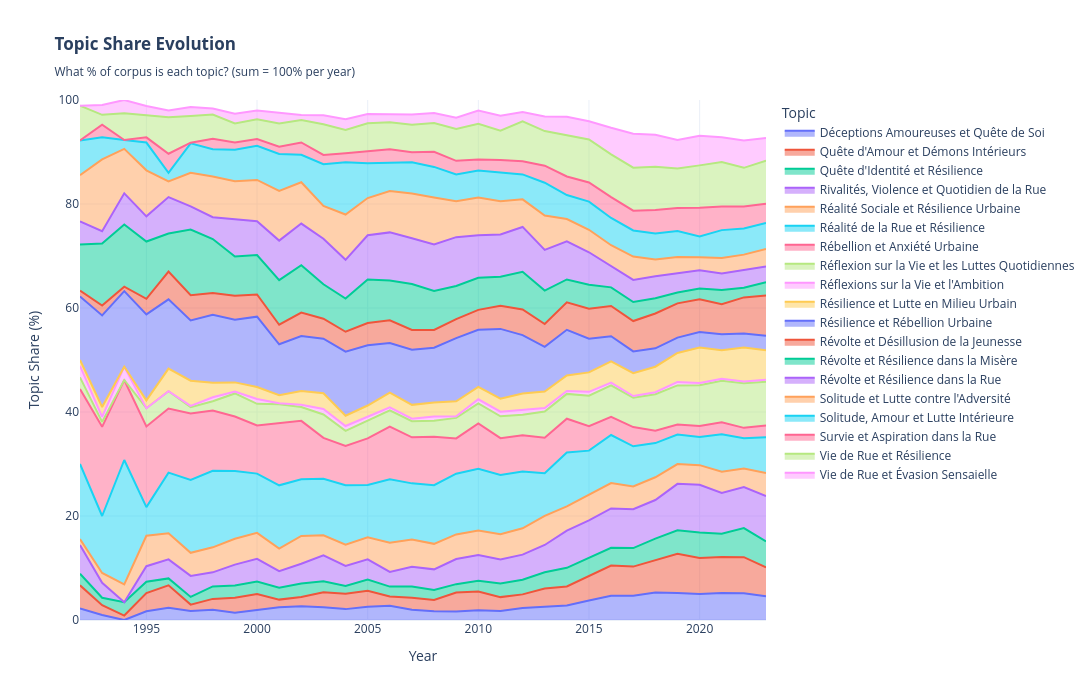

The code cell stored with this chart in its notebook:
### Code cell
# ============ VIZ 9: STACKED AREA - TOPIC SHARE % ============
# Get raw counts per (year, topic)
topic_year = temporal_df.groupby(['Year', 'Label'])['Count'].sum().reset_index()

# Pivot: rows = years, columns = topics
pivot = topic_year.pivot_table(
    index='Year',
    columns='Label',
    values='Count',
    fill_value=0
)

# Normalize: each row = 100%
share = pivot.div(pivot.sum(axis=1), axis=0) * 100

# Plot
fig9 = px.area(
    share.reset_index(),
    x='Year',
    y=share.columns[1:],  # All topics (skip Year)
    title="<b>Topic Share Evolution</b><br><sub>What % of corpus is each topic? (sum = 100% per year)</sub>",
    labels={'Year': 'Year', 'value': 'Share (%)', 'variable': 'Topic'},
)

fig9.update_layout(
    yaxis=dict(
        title="Topic Share (%)",
        tickformat=".0f",
        range=[0, 100]
    ),
    xaxis_title="Year",
    hovermode='x unified',
    height=700,
    width=1400,
    template="plotly_white",
    legend=dict(
        orientation="v",
        yanchor="top",
        y=1,
        xanchor="left",
        x=1.02
    )
)

fig9.write_html("viz_09_stacked_area_share.html")
print("✓ Saved: viz_09_stacked_area_share.html")
fig9

### Figure 1 — Plotly figure (JSON) as saved in the notebook; plotly's stock layout.template omitted (floating-point values rounded to 4 significant figures)
{"data": [{"fillpattern": {"shape": ""}, "hovertemplate": "Topic=Déceptions Amoureuses et Quête de Soi<br>Year=%{x}<br>Share (%)=%{y}<extra></extra>", "legendgroup": "Déceptions Amoureuses et Quête de Soi", "line": {"color": "#636efa"}, "marker": {"symbol": "circle"}, "mode": "lines", "name": "Déceptions Amoureuses et Quête de Soi", "orientation": "v", "showlegend": true, "stackgroup": "1", "type": "scatter", "x": [1992, 1993, 1994, 1995, 1996, 1997, 1998, 1999, 2000, 2001, 2002, 2003, 2004, 2005, 2006, 2007, 2008, 2009, 2010, 2011, 2012, 2013, 2014, 2015, 2016, 2017, 2018, 2019, 2020, 2021, 2022, 2023], "xaxis": "x", "y": [2.222, 0.9524, 0.0, 1.669, 2.333, 1.75, 1.953, 1.42, 1.944, 2.451, 2.649, 2.455, 2.092, 2.533, 2.743, 1.958, 1.706, 1.613, 1.894, 1.736, 2.295, 2.53, 2.794, 3.743, 4.683, 4.685, 5.269, 5.189, 4.983, 5.193, 5.132, 4.588], "yaxis": "y"}, {"fillpattern": {"shape": ""}, "hovertemplate": "Topic=Quête d'Amour et Démons Intérieurs<br>Year=%{x}<br>Share (%)=%{y}<extra></extra>", "legendgroup": "Quête d'Amour et Démons Intérieurs", "line": {"color": "#EF553B"}, "marker": {"symbol": "circle"}, "mode": "lines", "name": "Quête d'Amour et Démons Intérieurs", "orientation": "v", "showlegend": true, "stackgroup": "1", "type": "scatter", "x": [1992, 1993, 1994, 1995, 1996, 1997, 1998, 1999, 2000, 2001, 2002, 2003, 2004, 2005, 2006, 2007, 2008, 2009, 2010, 2011, 2012, 2013, 2014, 2015, 2016, 2017, 2018, 2019, 2020, 2021, 2022, 2023], "xaxis": "x", "y": [4.444, 1.905, 0.8547, 3.506, 4.333, 1.211, 2.104, 2.839, 3.056, 1.471, 1.79, 2.864, 2.963, 3.076, 1.76, 2.322, 2.133, 3.669, 3.602, 2.666, 2.632, 3.537, 3.651, 4.69, 5.793, 5.584, 6.287, 7.565, 6.947, 6.92, 6.942, 5.527], "yaxis": "y"}, {"fillpattern": {"shape": ""}, "hovertemplate": "Topic=Quête d'Identité et Résilience<br>Year=%{x}<br>Share (%)=%{y}<extra></extra>", "legendgroup": "Quête d'Identité et Résilience", "line": {"color": "#00cc96"}, "marker": {"symbol": "circle"}, "mode": "lines", "name": "Quête d'Identité et Résilience", "orientation": "v", "showlegend": true, "stackgroup": "1", "type": "scatter", "x": [1992, 1993, 1994, 1995, 1996, 1997, 1998, 1999, 2000, 2001, 2002, 2003, 2004, 2005, 2006, 2007, 2008, 2009, 2010, 2011, 2012, 2013, 2014, 2015, 2016, 2017, 2018, 2019, 2020, 2021, 2022, 2023], "xaxis": "x", "y": [2.222, 1.429, 2.564, 2.17, 1.333, 1.48, 2.404, 2.396, 2.407, 2.288, 2.577, 2.128, 1.511, 2.171, 1.924, 2.157, 1.92, 1.613, 2.042, 2.635, 2.812, 3.115, 3.59, 3.502, 3.411, 3.559, 4.102, 4.514, 4.907, 4.464, 5.602, 4.978], "yaxis": "y"}, {"fillpattern": {"shape": ""}, "hovertemplate": "Topic=Rivalités, Violence et Quotidien de la Rue<br>Year=%{x}<br>Share (%)=%{y}<extra></extra>", "legendgroup": "Rivalités, Violence et Quotidien de la Rue", "line": {"color": "#ab63fa"}, "marker": {"symbol": "circle"}, "mode": "lines", "name": "Rivalités, Violence et Quotidien de la Rue", "orientation": "v", "showlegend": true, "stackgroup": "1", "type": "scatter", "x": [1992, 1993, 1994, 1995, 1996, 1997, 1998, 1999, 2000, 2001, 2002, 2003, 2004, 2005, 2006, 2007, 2008, 2009, 2010, 2011, 2012, 2013, 2014, 2015, 2016, 2017, 2018, 2019, 2020, 2021, 2022, 2023], "xaxis": "x", "y": [5.556, 2.857, 0.0, 3.005, 3.667, 4.038, 2.705, 3.993, 4.352, 3.186, 3.794, 4.992, 3.835, 3.89, 2.824, 3.816, 3.982, 4.839, 4.976, 4.588, 4.837, 5.247, 7.159, 7.215, 7.566, 7.478, 7.411, 8.914, 9.184, 7.862, 7.883, 8.751], "yaxis": "y"}, {"fillpattern": {"shape": ""}, "hovertemplate": "Topic=Réalité Sociale et Résilience Urbaine<br>Year=%{x}<br>Share (%)=%{y}<extra></extra>", "legendgroup": "Réalité Sociale et Résilience Urbaine", "line": {"color": "#FFA15A"}, "marker": {"symbol": "circle"}, "mode": "lines", "name": "Réalité Sociale et Résilience Urbaine", "orientation": "v", "showlegend": true, "stackgroup": "1", "type": "scatter", "x": [1992, 1993, 1994, 1995, 1996, 1997, 1998, 1999, 2000, 2001, 2002, 2003, 2004, 2005, 2006, 2007, 2008, 2009, 2010, 2011, 2012, 2013, 2014, 2015, 2016, 2017, 2018, 2019, 2020, 2021, 2022, 2023], "xaxis": "x", "y": [1.111, 1.905, 3.419, 5.843, 5.0, 4.441, 4.808, 4.969, 5.0, 4.33, 5.369, 3.846, 4.067, 4.251, 5.608, 5.209, 4.906, 4.718, 4.679, 4.867, 5.062, 5.599, 4.65, 4.945, 4.886, 4.386, 4.38, 3.809, 3.756, 4.083, 3.592, 4.429], "yaxis": "y"}, {"fillpattern": {"shape": ""}, "hovertemplate": "Topic=Réalité de la Rue et Résilience<br>Year=%{x}<br>Share (%)=%{y}<extra></extra>", "legendgroup": "Réalité de la Rue et Résilience", "line": {"color": "#19d3f3"}, "marker": {"symbol": "circle"}, "mode": "lines", "name": "Réalité de la Rue et Résilience", "orientation": "v", "showlegend": true, "stackgroup": "1", "type": "scatter", "x": [1992, 1993, 1994, 1995, 1996, 1997, 1998, 1999, 2000, 2001, 2002, 2003, 2004, 2005, 2006, 2007, 2008, 2009, 2010, 2011, 2012, 2013, 2014, 2015, 2016, 2017, 2018, 2019, 2020, 2021, 2022, 2023], "xaxis": "x", "y": [14.44, 10.95, 23.93, 5.509, 11.67, 14.0, 14.73, 13.04, 11.39, 12.17, 10.88, 10.88, 11.45, 10.04, 12.2, 10.82, 11.27, 11.69, 11.88, 11.41, 10.91, 8.199, 10.36, 8.477, 9.231, 7.705, 6.576, 5.656, 5.417, 7.178, 5.816, 6.856], "yaxis": "y"}, {"fillpattern": {"shape": ""}, "hovertemplate": "Topic=Rébellion et Anxiété Urbaine<br>Year=%{x}<br>Share (%)=%{y}<extra></extra>", "legendgroup": "Rébellion et Anxiété Urbaine", "line": {"color": "#FF6692"}, "marker": {"symbol": "circle"}, "mode": "lines", "name": "Rébellion et Anxiété Urbaine", "orientation": "v", "showlegend": true, "stackgroup": "1", "type": "scatter", "x": [1992, 1993, 1994, 1995, 1996, 1997, 1998, 1999, 2000, 2001, 2002, 2003, 2004, 2005, 2006, 2007, 2008, 2009, 2010, 2011, 2012, 2013, 2014, 2015, 2016, 2017, 2018, 2019, 2020, 2021, 2022, 2023], "xaxis": "x", "y": [14.44, 17.14, 15.38, 15.53, 12.33, 12.79, 11.57, 10.47, 9.259, 11.93, 11.24, 7.856, 7.554, 8.955, 10.15, 8.859, 9.314, 6.774, 8.726, 7.068, 6.997, 6.84, 6.506, 4.72, 3.492, 3.703, 2.367, 1.961, 2.106, 2.31, 1.981, 2.267], "yaxis": "y"}, {"fillpattern": {"shape": ""}, "hovertemplate": "Topic=Réflexion sur la Vie et les Luttes Quotidiennes<br>Year=%{x}<br>Share (%)=%{y}<extra></extra>", "legendgroup": "Réflexion sur la Vie et les Luttes Quotidiennes", "line": {"color": "#B6E880"}, "marker": {"symbol": "circle"}, "mode": "lines", "name": "Réflexion sur la Vie et les Luttes Quotidiennes", "orientation": "v", "showlegend": true, "stackgroup": "1", "type": "scatter", "x": [1992, 1993, 1994, 1995, 1996, 1997, 1998, 1999, 2000, 2001, 2002, 2003, 2004, 2005, 2006, 2007, 2008, 2009, 2010, 2011, 2012, 2013, 2014, 2015, 2016, 2017, 2018, 2019, 2020, 2021, 2022, 2023], "xaxis": "x", "y": [2.222, 0.9524, 0.0, 3.506, 3.333, 1.211, 1.803, 4.437, 4.167, 3.676, 2.649, 4.501, 2.905, 3.437, 3.111, 3.086, 3.093, 3.952, 3.862, 4.216, 3.937, 5.036, 4.773, 5.832, 6.05, 5.656, 7.015, 7.503, 7.827, 7.997, 8.596, 8.415], "yaxis": "y"}, {"fillpattern": {"shape": ""}, "hovertemplate": "Topic=Réflexions sur la Vie et l'Ambition<br>Year=%{x}<br>Share (%)=%{y}<extra></extra>", "legendgroup": "Réflexions sur la Vie et l'Ambition", "line": {"color": "#FF97FF"}, "marker": {"symbol": "circle"}, "mode": "lines", "name": "Réflexions sur la Vie et l'Ambition", "orientation": "v", "showlegend": true, "stackgroup": "1", "type": "scatter", "x": [1992, 1993, 1994, 1995, 1996, 1997, 1998, 1999, 2000, 2001, 2002, 2003, 2004, 2005, 2006, 2007, 2008, 2009, 2010, 2011, 2012, 2013, 2014, 2015, 2016, 2017, 2018, 2019, 2020, 2021, 2022, 2023], "xaxis": "x", "y": [2.222, 0.9524, 2.564, 0.0, 0.0, 0.2692, 0.7513, 0.3549, 0.9259, 0.1634, 0.4295, 1.064, 0.9297, 0.6784, 0.5731, 0.4977, 0.8176, 0.3226, 0.7798, 0.8679, 0.9674, 0.6793, 0.5711, 0.7515, 0.5414, 0.3116, 0.3963, 0.6642, 0.4559, 0.4038, 0.3279, 0.372], "yaxis": "y"}, {"fillpattern": {"shape": ""}, "hovertemplate": "Topic=Résilience et Lutte en Milieu Urbain<br>Year=%{x}<br>Share (%)=%{y}<extra></extra>", "legendgroup": "Résilience et Lutte en Milieu Urbain", "line": {"color": "#FECB52"}, "marker": {"symbol": "circle"}, "mode": "lines", "name": "Résilience et Lutte en Milieu Urbain", "orientation": "v", "showlegend": true, "stackgroup": "1", "type": "scatter", "x": [1992, 1993, 1994, 1995, 1996, 1997, 1998, 1999, 2000, 2001, 2002, 2003, 2004, 2005, 2006, 2007, 2008, 2009, 2010, 2011, 2012, 2013, 2014, 2015, 2016, 2017, 2018, 2019, 2020, 2021, 2022, 2023], "xaxis": "x", "y": [1.111, 1.905, 0.0, 1.503, 4.333, 4.845, 2.78, 1.775, 2.315, 1.552, 2.649, 3.028, 1.976, 2.216, 2.824, 2.654, 2.666, 2.863, 2.377, 2.511, 3.105, 3.139, 2.978, 3.743, 4.074, 4.41, 4.905, 5.573, 6.806, 5.485, 6.529, 5.704], "yaxis": "y"}, {"fillpattern": {"shape": ""}, "hovertemplate": "Topic=Résilience et Rébellion Urbaine<br>Year=%{x}<br>Share (%)=%{y}<extra></extra>", "legendgroup": "Résilience et Rébellion Urbaine", "line": {"color": "#636efa"}, "marker": {"symbol": "circle"}, "mode": "lines", "name": "Résilience et Rébellion Urbaine", "orientation": "v", "showlegend": true, "stackgroup": "1", "type": "scatter", "x": [1992, 1993, 1994, 1995, 1996, 1997, 1998, 1999, 2000, 2001, 2002, 2003, 2004, 2005, 2006, 2007, 2008, 2009, 2010, 2011, 2012, 2013, 2014, 2015, 2016, 2017, 2018, 2019, 2020, 2021, 2022, 2023], "xaxis": "x", "y": [12.22, 17.62, 14.53, 16.53, 13.33, 11.57, 13.07, 12.07, 13.52, 9.804, 10.59, 10.47, 12.32, 11.58, 9.537, 10.58, 10.56, 12.14, 10.99, 13.42, 11.23, 8.62, 8.77, 6.463, 4.832, 4.182, 3.545, 2.958, 2.974, 3.051, 2.708, 2.799], "yaxis": "y"}, {"fillpattern": {"shape": ""}, "hovertemplate": "Topic=Révolte et Désillusion de la Jeunesse<br>Year=%{x}<br>Share (%)=%{y}<extra></extra>", "legendgroup": "Révolte et Désillusion de la Jeunesse", "line": {"color": "#EF553B"}, "marker": {"symbol": "circle"}, "mode": "lines", "name": "Révolte et Désillusion de la Jeunesse", "orientation": "v", "showlegend": true, "stackgroup": "1", "type": "scatter", "x": [1992, 1993, 1994, 1995, 1996, 1997, 1998, 1999, 2000, 2001, 2002, 2003, 2004, 2005, 2006, 2007, 2008, 2009, 2010, 2011, 2012, 2013, 2014, 2015, 2016, 2017, 2018, 2019, 2020, 2021, 2022, 2023], "xaxis": "x", "y": [1.111, 1.905, 0.8547, 3.005, 5.333, 4.845, 4.207, 4.614, 4.259, 3.758, 4.51, 3.846, 3.835, 4.297, 4.38, 3.816, 3.413, 3.669, 3.825, 4.464, 4.949, 4.38, 5.303, 5.787, 5.82, 5.836, 6.683, 6.59, 6.307, 5.799, 6.928, 7.741], "yaxis": "y"}, {"fillpattern": {"shape": ""}, "hovertemplate": "Topic=Révolte et Résilience dans la Misère<br>Year=%{x}<br>Share (%)=%{y}<extra></extra>", "legendgroup": "Révolte et Résilience dans la Misère", "line": {"color": "#00cc96"}, "marker": {"symbol": "circle"}, "mode": "lines", "name": "Révolte et Résilience dans la Misère", "orientation": "v", "showlegend": true, "stackgroup": "1", "type": "scatter", "x": [1992, 1993, 1994, 1995, 1996, 1997, 1998, 1999, 2000, 2001, 2002, 2003, 2004, 2005, 2006, 2007, 2008, 2009, 2010, 2011, 2012, 2013, 2014, 2015, 2016, 2017, 2018, 2019, 2020, 2021, 2022, 2023], "xaxis": "x", "y": [8.889, 11.9, 11.97, 11.02, 7.333, 12.65, 10.37, 7.542, 7.593, 8.578, 9.091, 6.628, 6.392, 8.367, 7.655, 8.825, 7.501, 6.371, 6.164, 5.549, 7.244, 6.418, 4.385, 4.599, 3.587, 3.655, 2.956, 2.086, 2.073, 2.703, 1.867, 2.551], "yaxis": "y"}, {"fillpattern": {"shape": ""}, "hovertemplate": "Topic=Révolte et Résilience dans la Rue<br>Year=%{x}<br>Share (%)=%{y}<extra></extra>", "legendgroup": "Révolte et Résilience dans la Rue", "line": {"color": "#ab63fa"}, "marker": {"symbol": "circle"}, "mode": "lines", "name": "Révolte et Résilience dans la Rue", "orientation": "v", "showlegend": true, "stackgroup": "1", "type": "scatter", "x": [1992, 1993, 1994, 1995, 1996, 1997, 1998, 1999, 2000, 2001, 2002, 2003, 2004, 2005, 2006, 2007, 2008, 2009, 2010, 2011, 2012, 2013, 2014, 2015, 2016, 2017, 2018, 2019, 2020, 2021, 2022, 2023], "xaxis": "x", "y": [4.444, 2.381, 5.983, 4.841, 7.0, 4.441, 4.207, 7.187, 6.481, 7.598, 8.017, 8.756, 7.438, 8.503, 9.251, 8.825, 8.923, 9.395, 8.206, 8.153, 8.616, 7.824, 7.322, 6.253, 4.128, 4.242, 4.198, 3.663, 3.495, 3.174, 3.464, 2.994], "yaxis": "y"}, {"fillpattern": {"shape": ""}, "hovertemplate": "Topic=Solitude et Lutte contre l'Adversité<br>Year=%{x}<br>Share (%)=%{y}<extra></extra>", "legendgroup": "Solitude et Lutte contre l'Adversité", "line": {"color": "#FFA15A"}, "marker": {"symbol": "circle"}, "mode": "lines", "name": "Solitude et Lutte contre l'Adversité", "orientation": "v", "showlegend": true, "stackgroup": "1", "type": "scatter", "x": [1992, 1993, 1994, 1995, 1996, 1997, 1998, 1999, 2000, 2001, 2002, 2003, 2004, 2005, 2006, 2007, 2008, 2009, 2010, 2011, 2012, 2013, 2014, 2015, 2016, 2017, 2018, 2019, 2020, 2021, 2022, 2023], "xaxis": "x", "y": [8.889, 13.81, 8.547, 8.848, 3.0, 6.46, 7.814, 7.276, 7.963, 9.559, 7.946, 6.301, 8.716, 7.146, 7.941, 8.593, 9.065, 6.895, 7.241, 6.386, 5.309, 6.606, 4.303, 4.329, 3.979, 4.506, 3.234, 3.176, 2.54, 3.006, 2.894, 3.366], "yaxis": "y"}, {"fillpattern": {"shape": ""}, "hovertemplate": "Topic=Solitude, Amour et Lutte Intérieure<br>Year=%{x}<br>Share (%)=%{y}<extra></extra>", "legendgroup": "Solitude, Amour et Lutte Intérieure", "line": {"color": "#19d3f3"}, "marker": {"symbol": "circle"}, "mode": "lines", "name": "Solitude, Amour et Lutte Intérieure", "orientation": "v", "showlegend": true, "stackgroup": "1", "type": "scatter", "x": [1992, 1993, 1994, 1995, 1996, 1997, 1998, 1999, 2000, 2001, 2002, 2003, 2004, 2005, 2006, 2007, 2008, 2009, 2010, 2011, 2012, 2013, 2014, 2015, 2016, 2017, 2018, 2019, 2020, 2021, 2022, 2023], "xaxis": "x", "y": [6.667, 4.286, 1.709, 5.342, 1.667, 5.653, 5.259, 6.034, 6.574, 7.108, 5.297, 8.02, 10.05, 6.694, 5.444, 6.005, 5.866, 5.161, 5.199, 5.518, 4.792, 6.325, 4.609, 5.411, 5.238, 5.021, 4.98, 4.961, 3.984, 5.35, 5.032, 5.031], "yaxis": "y"}, {"fillpattern": {"shape": ""}, "hovertemplate": "Topic=Survie et Aspiration dans la Rue<br>Year=%{x}<br>Share (%)=%{y}<extra></extra>", "legendgroup": "Survie et Aspiration dans la Rue", "line": {"color": "#FF6692"}, "marker": {"symbol": "circle"}, "mode": "lines", "name": "Survie et Aspiration dans la Rue", "orientation": "v", "showlegend": true, "stackgroup": "1", "type": "scatter", "x": [1992, 1993, 1994, 1995, 1996, 1997, 1998, 1999, 2000, 2001, 2002, 2003, 2004, 2005, 2006, 2007, 2008, 2009, 2010, 2011, 2012, 2013, 2014, 2015, 2016, 2017, 2018, 2019, 2020, 2021, 2022, 2023], "xaxis": "x", "y": [0.0, 2.381, 0.0, 1.002, 3.667, 0.1346, 2.029, 1.42, 1.296, 1.389, 2.362, 1.8, 1.743, 2.397, 2.62, 1.924, 2.915, 2.621, 2.117, 2.418, 2.52, 3.279, 3.569, 3.683, 4.02, 3.799, 4.53, 4.452, 5.515, 4.565, 4.22, 3.685], "yaxis": "y"}, {"fillpattern": {"shape": ""}, "hovertemplate": "Topic=Vie de Rue et Résilience<br>Year=%{x}<br>Share (%)=%{y}<extra></extra>", "legendgroup": "Vie de Rue et Résilience", "line": {"color": "#B6E880"}, "marker": {"symbol": "circle"}, "mode": "lines", "name": "Vie de Rue et Résilience", "orientation": "v", "showlegend": true, "stackgroup": "1", "type": "scatter", "x": [1992, 1993, 1994, 1995, 1996, 1997, 1998, 1999, 2000, 2001, 2002, 2003, 2004, 2005, 2006, 2007, 2008, 2009, 2010, 2011, 2012, 2013, 2014, 2015, 2016, 2017, 2018, 2019, 2020, 2021, 2022, 2023], "xaxis": "x", "y": [6.667, 1.905, 5.128, 4.174, 7.0, 5.114, 4.658, 3.638, 3.796, 4.493, 4.295, 5.892, 4.474, 5.292, 5.199, 5.309, 5.546, 6.129, 6.87, 5.642, 7.672, 6.653, 7.873, 8.267, 8.202, 8.256, 8.322, 7.607, 8.152, 8.524, 7.441, 8.291], "yaxis": "y"}, {"fillpattern": {"shape": ""}, "hovertemplate": "Topic=Vie de Rue et Évasion Sensaielle<br>Year=%{x}<br>Share (%)=%{y}<extra></extra>", "legendgroup": "Vie de Rue et Évasion Sensaielle", "line": {"color": "#FF97FF"}, "marker": {"symbol": "circle"}, "mode": "lines", "name": "Vie de Rue et Évasion Sensaielle", "orientation": "v", "showlegend": true, "stackgroup": "1", "type": "scatter", "x": [1992, 1993, 1994, 1995, 1996, 1997, 1998, 1999, 2000, 2001, 2002, 2003, 2004, 2005, 2006, 2007, 2008, 2009, 2010, 2011, 2012, 2013, 2014, 2015, 2016, 2017, 2018, 2019, 2020, 2021, 2022, 2023], "xaxis": "x", "y": [0.0, 1.905, 2.564, 1.836, 1.333, 1.75, 1.127, 1.863, 1.667, 2.042, 1.002, 1.718, 2.034, 1.764, 1.474, 1.958, 1.884, 2.177, 2.562, 2.883, 1.822, 2.811, 3.63, 3.487, 5.116, 6.543, 6.158, 5.479, 5.699, 4.767, 5.26, 4.358], "yaxis": "y"}], "layout": {"height": 700, "hovermode": "x unified", "legend": {"orientation": "v", "title": {"text": "Topic"}, "tracegroupgap": 0, "x": 1.02, "xanchor": "left", "y": 1, "yanchor": "top"}, "title": {"text": "<b>Topic Share Evolution</b><br><sub>What % of corpus is each topic? (sum = 100% per year)</sub>"}, "width": 1400, "xaxis": {"anchor": "y", "domain": [0, 1], "title": {"text": "Year"}}, "yaxis": {"anchor": "x", "domain": [0, 1], "range": [0, 100], "tickformat": ".0f", "title": {"text": "Topic Share (%)"}}}}
